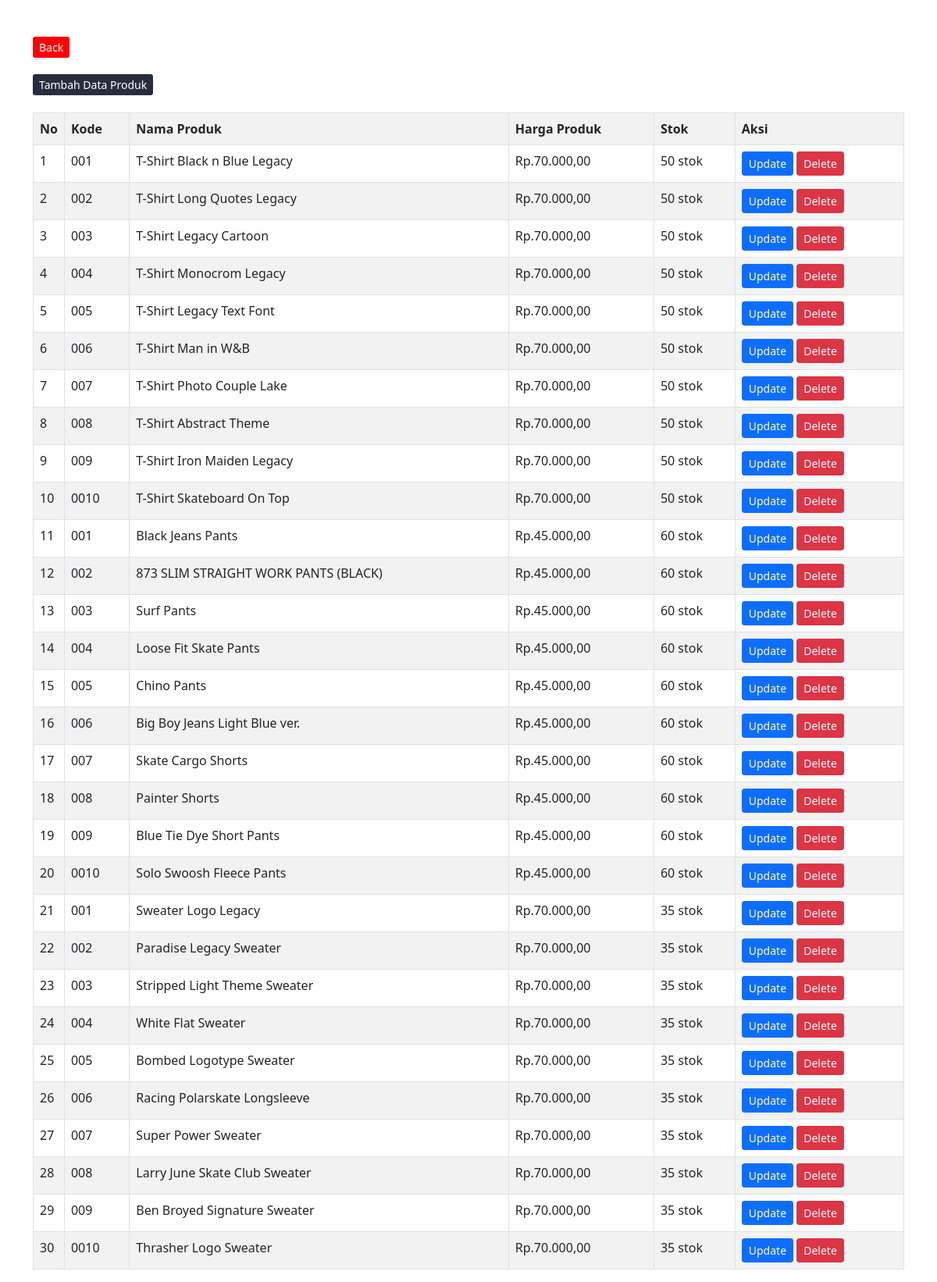
The app's page /adminlegacy/data_produk.php with its own data.
### tables this page shows
CREATE TABLE `data_produk` (
  `id` int(30) NOT NULL,
  `kode` varchar(30) NOT NULL,
  `nama_produk` varchar(225) NOT NULL,
  `harga_produk` varchar(225) NOT NULL,
  `stok_produk` varchar(225) NOT NULL
);

### adminlegacy/data_produk.php (the view, shortened to what this page needs)
<!DOCTYPE html>
<html>
<head>
    <link href="https://cdn.jsdelivr.net/npm/bootstrap@5.0.2/dist/css/bootstrap.min.css" rel="stylesheet">
</head>
<body>
    <div class="container">
        <div class="panel">
            <div class="panel-body">
                <br><br>
                <a href="homepage.php" class="btn1 btn-sm pull-left">Back</a><br><br>
                <a href="tambah_produk.php" class="btn0 btn-sm pull-left">Tambah Data Produk</a>
                <br />
                <br />
                <table class="table table-bordered table-striped">
                    <tr>
                        <th width="1%">No</th>
                        <th>Kode</th>
                        <th>Nama Produk</th>
                        <th>Harga Produk</th>
                        <th>Stok</th>
                        <th>Aksi</th>
                    </tr>
                    <?php
                    include 'koneksi.php';
                    $data = mysqli_query($koneksi, "select * from data_produk");
                    while ($d = mysqli_fetch_array($data)) {
                    ?>
                        <tr>
                            <td><?php echo $d['id'] ?></td>
                            <td><?php echo $d['kode'] ?></td>
                            <td><?php echo $d['nama_produk'] ?></td>
                            <td><?php echo $d['harga_produk'] ?></td>
                            <td><?php echo $d['stok_produk'] ?></td>
                            <td>
                                <a href="edit_produk.php?id=<?php echo $d['id']; ?>" class="btn btn-sm btn-primary">Update</a>
                                <a href="hapus_produk.php?id=<?php echo $d['id']; ?>" onclick="hey()" class="btn btn-sm btn-danger">Delete</a>
                            </td>
                        </tr>
                    <?php
                    }
                    ?>
                </table>
            </div>
        </div>
    </div>
</body>
</html>

### adminlegacy/data_produk.php (style rules this page uses)
* { box-sizing: border-box; }
.btn0 { background-color: #282E3E; color: white; text-decoration: none; }
.btn1 { background-color: red; color: white; text-decoration: none; }

### records on screen
data_produk: id "1", kode "001", nama_produk "T-Shirt Black n Blue Legacy", harga_produk "Rp.70.000,00", stok_produk "50 stok"
data_produk: id "2", kode "002", nama_produk "T-Shirt Long Quotes Legacy", harga_produk "Rp.70.000,00", stok_produk "50 stok"
data_produk: id "3", kode "003", nama_produk "T-Shirt Legacy Cartoon", harga_produk "Rp.70.000,00", stok_produk "50 stok"
data_produk: id "4", kode "004", nama_produk "T-Shirt Monocrom Legacy", harga_produk "Rp.70.000,00", stok_produk "50 stok"
data_produk: id "5", kode "005", nama_produk "T-Shirt Legacy Text Font", harga_produk "Rp.70.000,00", stok_produk "50 stok"
data_produk: id "6", kode "006", nama_produk "T-Shirt Man in W&B", harga_produk "Rp.70.000,00", stok_produk "50 stok"
data_produk: id "7", kode "007", nama_produk "T-Shirt Photo Couple Lake", harga_produk "Rp.70.000,00", stok_produk "50 stok"
data_produk: id "8", kode "008", nama_produk "T-Shirt Abstract Theme", harga_produk "Rp.70.000,00", stok_produk "50 stok"
data_produk: id "9", kode "009", nama_produk "T-Shirt Iron Maiden Legacy", harga_produk "Rp.70.000,00", stok_produk "50 stok"
data_produk: id "10", kode "0010", nama_produk "T-Shirt Skateboard On Top", harga_produk "Rp.70.000,00", stok_produk "50 stok"
data_produk: id "11", kode "001", nama_produk "Black Jeans Pants", harga_produk "Rp.45.000,00", stok_produk "60 stok"
data_produk: id "12", kode "002", nama_produk "873 SLIM STRAIGHT WORK PANTS (BLACK)", harga_produk "Rp.45.000,00", stok_produk "60 stok"
data_produk: id "13", kode "003", nama_produk "Surf Pants", harga_produk "Rp.45.000,00", stok_produk "60 stok"
data_produk: id "14", kode "004", nama_produk "Loose Fit Skate Pants", harga_produk "Rp.45.000,00", stok_produk "60 stok"
data_produk: id "15", kode "005", nama_produk "Chino Pants", harga_produk "Rp.45.000,00", stok_produk "60 stok"
data_produk: id "16", kode "006", nama_produk "Big Boy Jeans Light Blue ver.", harga_produk "Rp.45.000,00", stok_produk "60 stok"
data_produk: id "17", kode "007", nama_produk "Skate Cargo Shorts", harga_produk "Rp.45.000,00", stok_produk "60 stok"
data_produk: id "18", kode "008", nama_produk "Painter Shorts", harga_produk "Rp.45.000,00", stok_produk "60 stok"
data_produk: id "19", kode "009", nama_produk "Blue Tie Dye Short Pants", harga_produk "Rp.45.000,00", stok_produk "60 stok"
data_produk: id "20", kode "0010", nama_produk "Solo Swoosh Fleece Pants", harga_produk "Rp.45.000,00", stok_produk "60 stok"
data_produk: id "21", kode "001", nama_produk "Sweater Logo Legacy", harga_produk "Rp.70.000,00", stok_produk "35 stok"
data_produk: id "22", kode "002", nama_produk "Paradise Legacy Sweater", harga_produk "Rp.70.000,00", stok_produk "35 stok"
data_produk: id "23", kode "003", nama_produk "Stripped Light Theme Sweater", harga_produk "Rp.70.000,00", stok_produk "35 stok"
data_produk: id "24", kode "004", nama_produk "White Flat Sweater", harga_produk "Rp.70.000,00", stok_produk "35 stok"
data_produk: id "25", kode "005", nama_produk "Bombed Logotype Sweater", harga_produk "Rp.70.000,00", stok_produk "35 stok"
data_produk: id "26", kode "006", nama_produk "Racing Polarskate Longsleeve", harga_produk "Rp.70.000,00", stok_produk "35 stok"
data_produk: id "27", kode "007", nama_produk "Super Power Sweater", harga_produk "Rp.70.000,00", stok_produk "35 stok"
data_produk: id "28", kode "008", nama_produk "Larry June Skate Club Sweater", harga_produk "Rp.70.000,00", stok_produk "35 stok"
data_produk: id "29", kode "009", nama_produk "Ben Broyed Signature Sweater", harga_produk "Rp.70.000,00", stok_produk "35 stok"
data_produk: id "30", kode "0010", nama_produk "Thrasher Logo Sweater", harga_produk "Rp.70.000,00", stok_produk "35 stok"
